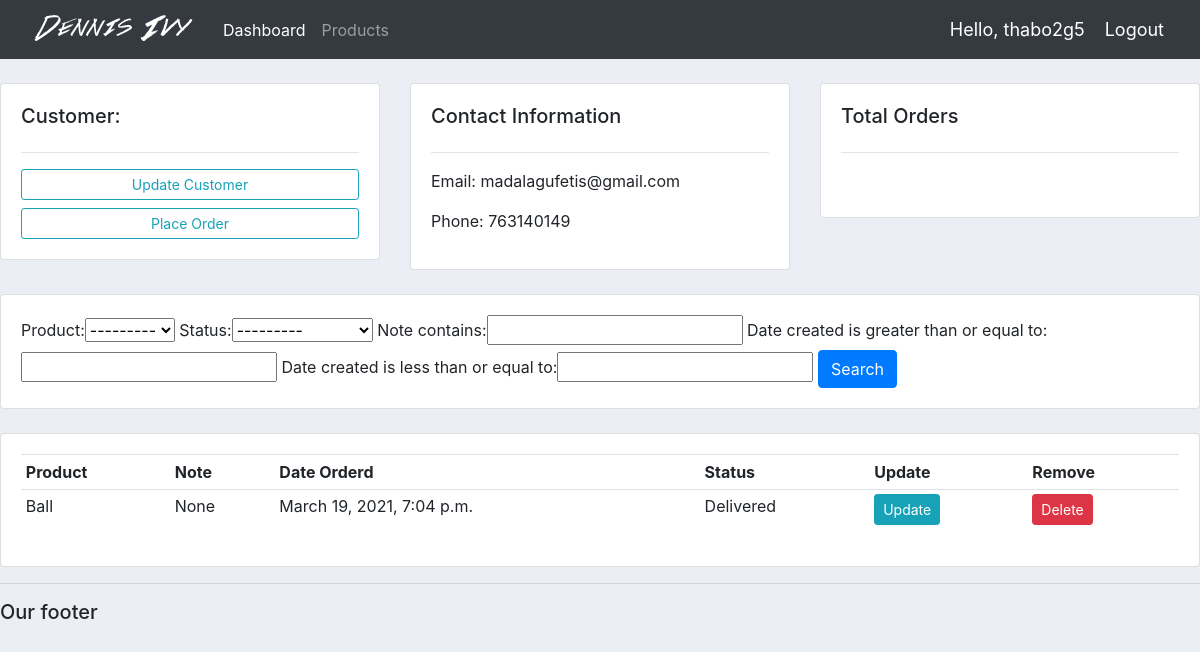
The page /customer/2/ (signed in) on the database its author committed.
### accounts/models.py (models this page shows, shortened)
class Customers(models.Model):
    name = models.CharField(max_length=200, null=True)
    phone = models.CharField(max_length=200, null=True)
    email = models.CharField(max_length=200, null=True)
    date_created = models.DateTimeField(auto_now_add=True, null=True)

class Order(models.Model):
    STATUS = (
        ('Pending', 'Pending'),
        ('Out for Delivery', 'Out for Delivery'),
        ('Delivered', 'Delivered'),
    )
    customer = models.ForeignKey(
        Customers, null=True, on_delete=models.SET_NULL)
    product = models.ForeignKey(Product, null=True, on_delete=models.SET_NULL)
    date_created = models.DateTimeField(auto_now_add=True, null=True)
    status = models.CharField(max_length=200, null=True, choices=STATUS)
    note = models.CharField(max_length=1000, null=True, choices=STATUS)

class Product(models.Model):
    CATEGORY = (
        ('Indoor', 'Indoor'),
        ('Outdoor', 'Outdoor'),
    )
    name = models.CharField(max_length=200, null=True)
    price = models.FloatField(null=True)
    category = models.CharField(max_length=200, null=True, choices=CATEGORY)
    description = models.CharField(max_length=200, null=True, blank=True)
    date_created = models.DateTimeField(auto_now_add=True, null=True)
    tag = models.ManyToManyField(Tag)
    def __str__(self):
        return self.name

### accounts/views.py (the view)
# urls.py: path('customer/<str:pk>/', views.customer,name="customer"),
@login_required(login_url='login')
def customer(request, pk):
    customer = Customers.objects.get(id=pk)
    orders = customer.order_set.all()
    orders_count = orders.count()
    myFilter = OrderFilter(request.GET, queryset=orders)
    orders = myFilter.qs
    context = {
        'customer': customer,
        'orders': orders,
        'orders_count': orders_count,
        'myFilter': myFilter
    }
    return render(request, "accounts/customer.html", context)

### accounts/templates/accounts/customer.html
{% extends 'accounts/main.html' %} {% block content %}
<br />
<div class="row">
	<div class="col-md">
		<div class="card card-body">
			<h5>Customer:</h5>
			<hr />
			<a class="btn btn-outline-info btn-sm btn-block" href="">Update Customer</a>
			<a class="btn btn-outline-info btn-sm btn-block" href="{% url 'create_order' customer.id %}">Place Order</a>
		</div>
	</div>
	<div class="col-md">
		<div class="card card-body">
			<h5>Contact Information</h5>
			<hr />
			<p>Email: {{customer.email}}</p>
			<p>Phone: {{customer.phone}}</p>
		</div>
	</div>
	<div class="col-md">
		<div class="card card-body">
			<h5>Total Orders</h5>
			<hr />
			<h1 style="text-align: center; padding: 10px">{{order_count}}</h1>
		</div>
	</div>
</div>
<br />
<div class="row">
	<div class="col">
		<div class="card card-body">
			<form method="get">
				{{myFilter.form}}
				<button class="btn btn-primary" type="submit">Search</button>
			</form>
		</div>
	</div>
</div>
<br />
<div class="row">
	<div class="col-md">
		<div class="card card-body">
			<table class="table table-sm">
				<tr>
					<th>Product</th>
					<th>Note</th>
					<th>Date Orderd</th>
					<th>Status</th>
					<th>Update</th>
					<th>Remove</th>
				</tr>
				{% for order in orders %}
				<tr>
					<td>{{order.product}}</td>
					<td>{{order.note}}</td>
					<td>{{order.date_created}}</td>
					<td>{{order.status}}</td>
					<td><a class="btn btn-sm btn-info" href="{% url 'update_order' order.id %}">Update</a></td>
					<td><a class="btn btn-sm btn-danger" href="{% url 'delete_order' order.id %}">Delete</a></td>
				</tr>
				{% endfor %}
			</table>
		</div>
	</div>
</div>
{% endblock %}

### accounts/templates/accounts/navbar.html (shortened to what this page needs)
{% load static %}
<nav class="navbar navbar-expand-lg navbar-dark bg-dark">
	<a href="{% url 'home'%}"><img src="{% static 'images/logo.png' %}" /></a>
	<div class="collapse navbar-collapse" id="navbarNav">
		<ul class="navbar-nav">
			<li class="nav-item active">
				<a class="nav-link" href="{% url 'home' %}">Dashboard</a>
			</li>
			<li class="nav-item">
				<a class="nav-link" href="{%url 'products' %}">Products</a>
			</li>
		</ul>
	</div>
	<span class="hello-msg">Hello, {{request.user}} </span>
	<span><a class="hello-msg" href="{% url 'logout' %}">Logout</a></span>
</nav>

### static/css/main.css (style rules this page uses)
body { background-color: #ebeff5; }

### accounts/templates/accounts/navbar.html (style rules this page uses)
.hello-msg { font-size: 18px; color: #fff; margin-right: 20px; }

### rows shown on the page
Customers: email "madalagufetis@gmail.com", phone "763140149"
Order: product "Ball", note "None", date_created "March 19, 2021, 7:04 p.m.", status "Delivered"

### other values the page prints
{{ request.user }} "thabo2g5"
